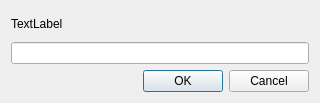
<ui version="4.0" >
 <class>TextInputDialog</class>
 <widget class="QDialog" name="TextInputDialog" >
  <property name="geometry" >
   <rect>
    <x>0</x>
    <y>0</y>
    <width>320</width>
    <height>103</height>
   </rect>
  </property>
  <property name="windowTitle" >
   <string>Dialog</string>
  </property>
  <layout class="QGridLayout" >
   <item row="0" column="0" >
    <widget class="QLabel" name="labelTitle" >
     <property name="text" >
      <string>TextLabel</string>
     </property>
    </widget>
   </item>
   <item row="1" column="0" >
    <widget class="QLineEdit" name="lineEditText" />
   </item>
   <item row="2" column="0" >
    <widget class="QDialogButtonBox" name="buttonBox" >
     <property name="orientation" >
      <enum>Qt::Horizontal</enum>
     </property>
     <property name="standardButtons" >
      <set>QDialogButtonBox::Cancel|QDialogButtonBox::NoButton|QDialogButtonBox::Ok</set>
     </property>
    </widget>
   </item>
  </layout>
 </widget>
 <resources/>
 <connections>
  <connection>
   <sender>buttonBox</sender>
   <signal>accepted()</signal>
   <receiver>TextInputDialog</receiver>
   <slot>accept()</slot>
   <hints>
    <hint type="sourcelabel" >
     <x>248</x>
     <y>254</y>
    </hint>
    <hint type="destinationlabel" >
     <x>157</x>
     <y>274</y>
    </hint>
   </hints>
  </connection>
  <connection>
   <sender>buttonBox</sender>
   <signal>rejected()</signal>
   <receiver>TextInputDialog</receiver>
   <slot>reject()</slot>
   <hints>
    <hint type="sourcelabel" >
     <x>316</x>
     <y>260</y>
    </hint>
    <hint type="destinationlabel" >
     <x>286</x>
     <y>274</y>
    </hint>
   </hints>
  </connection>
 </connections>
</ui>
